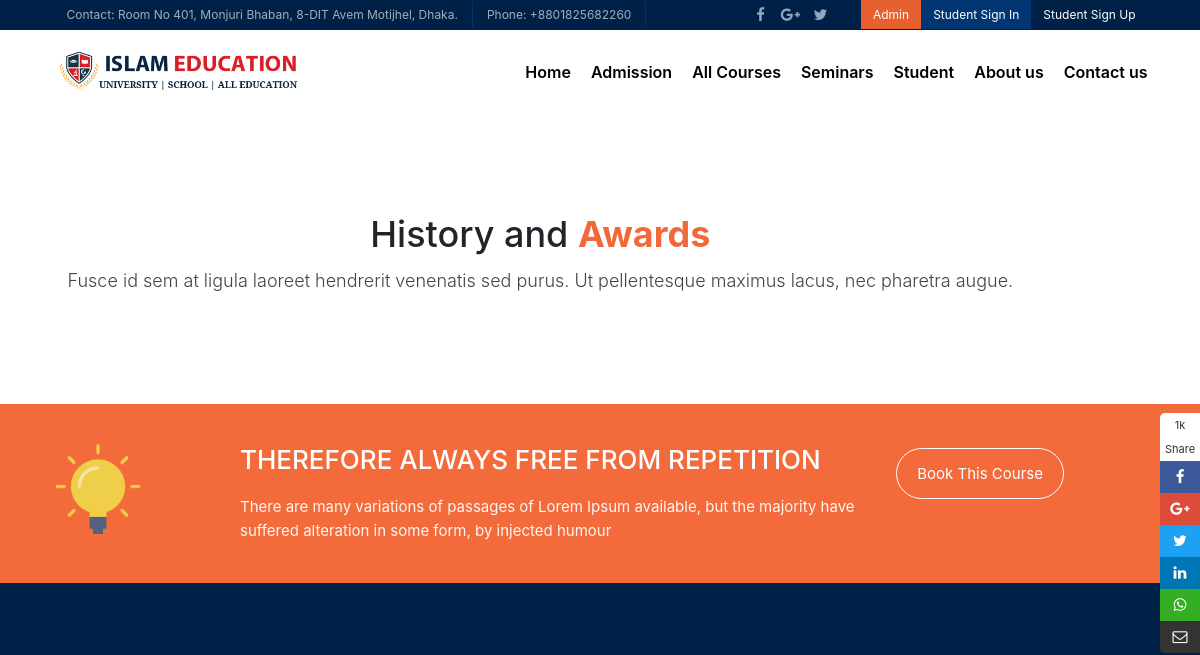
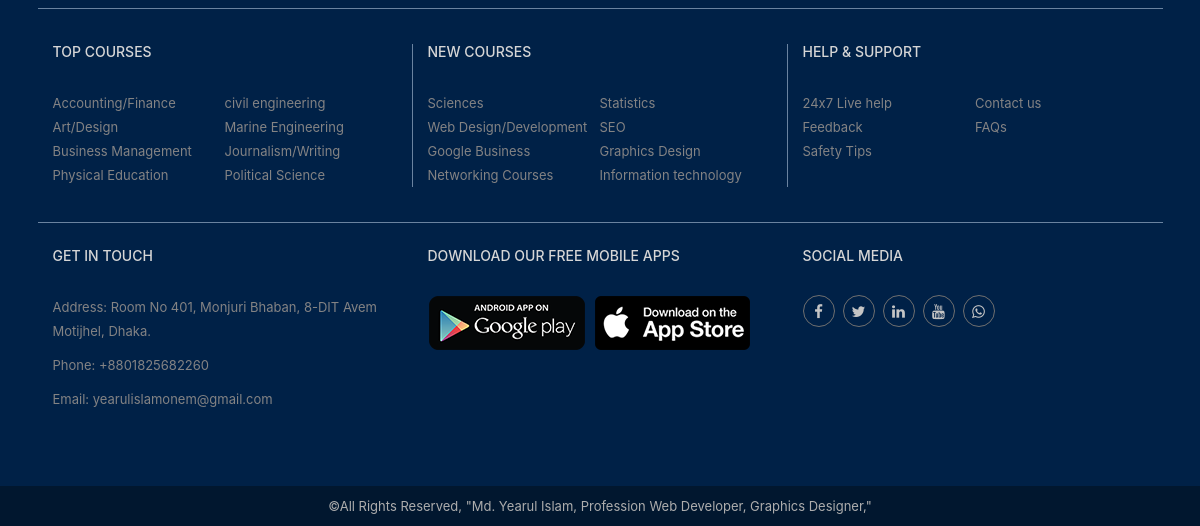
The page /awards.php on the database as committed earlier (2 pictures, top to bottom).
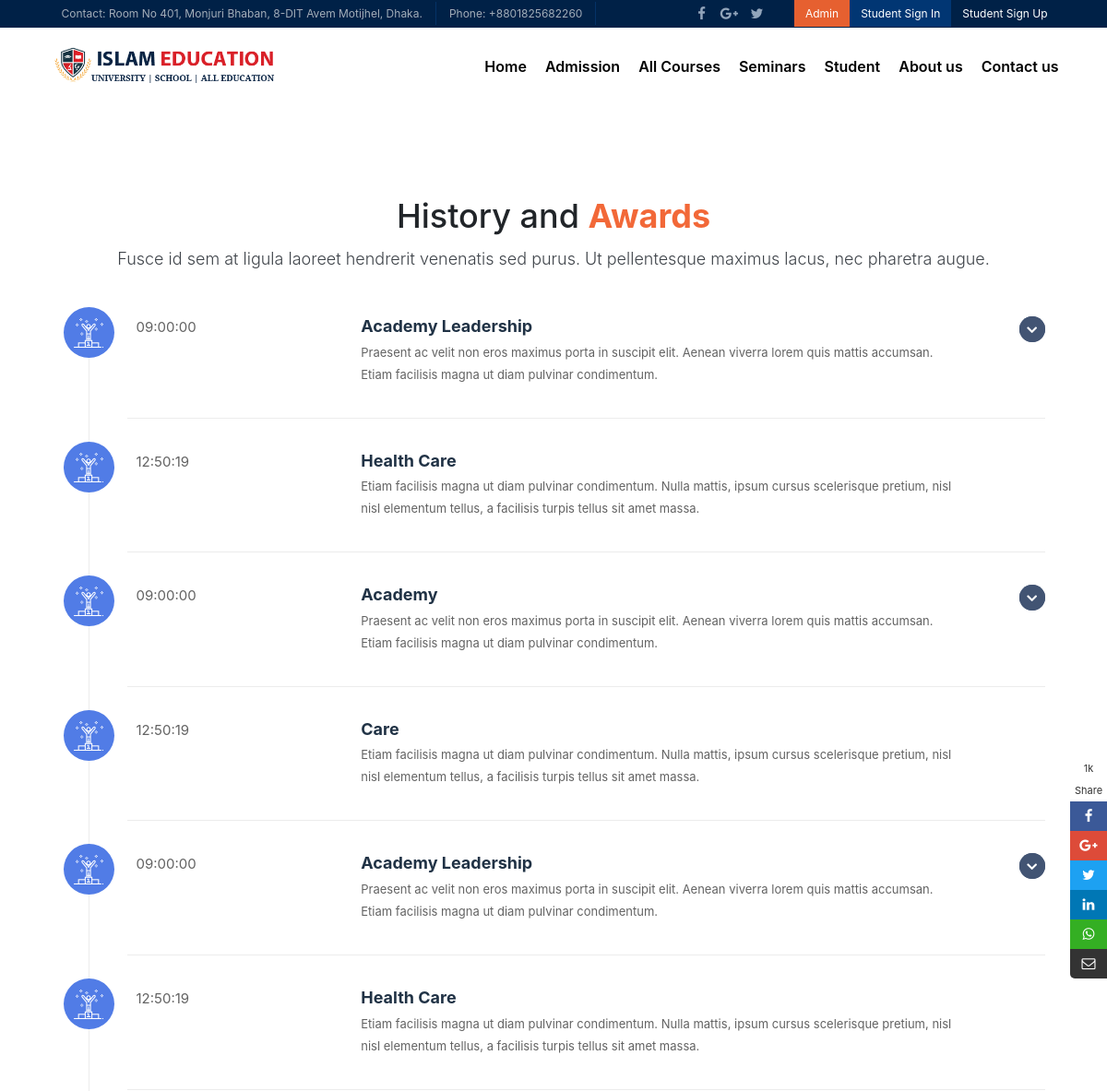
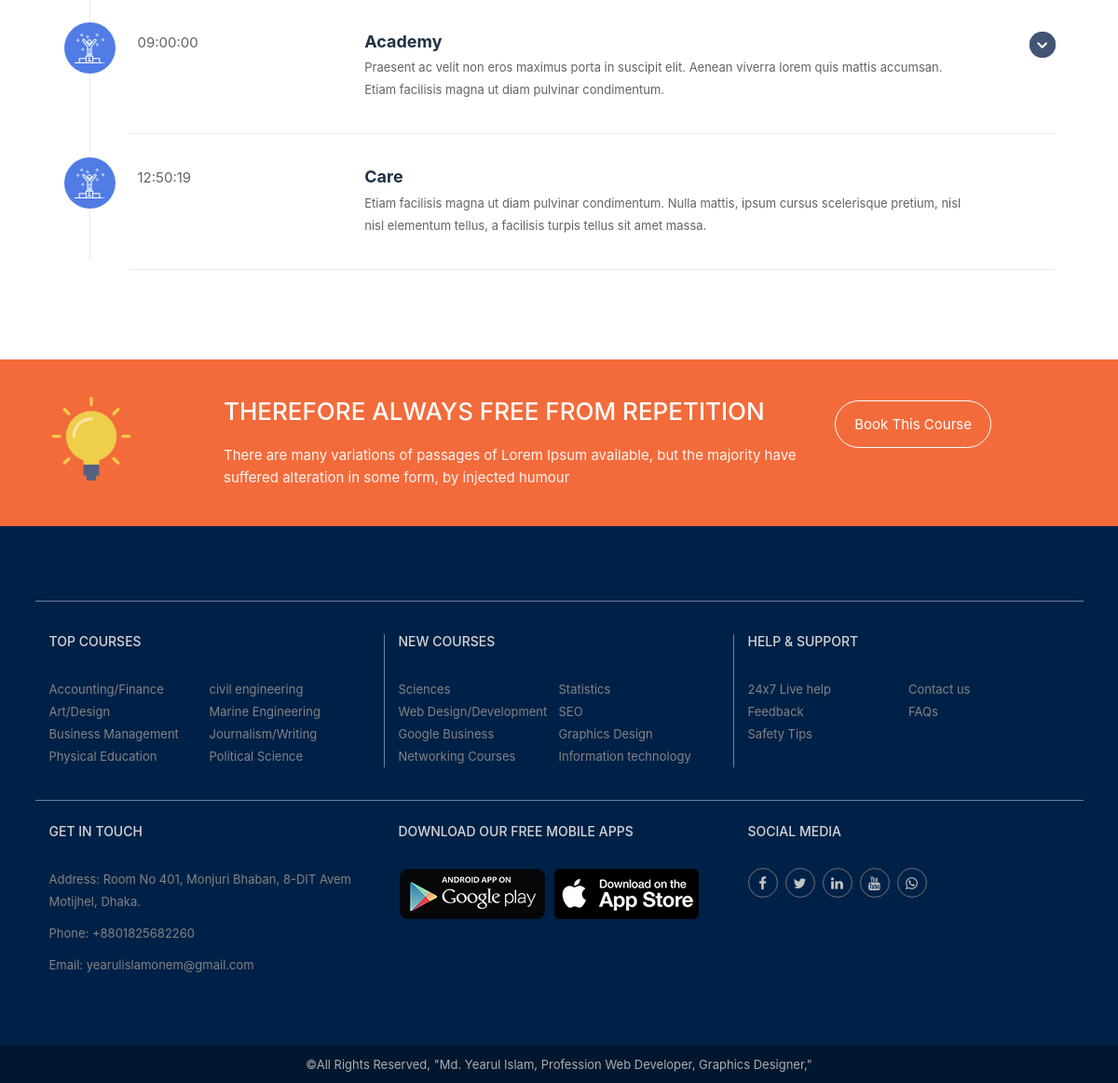
The same page on the database as committed later (2 pictures, top to bottom).
### tables this page shows
CREATE TABLE `awards` (
  `a_id` int(11) NOT NULL,
  `name` varchar(150) NOT NULL,
  `description` varchar(200) NOT NULL,
  `date` date NOT NULL,
  `time` time NOT NULL,
  `toggle1_title` varchar(50) DEFAULT NULL,
  `toggle1_des` varchar(200) DEFAULT NULL,
  `toggle2_title` varchar(50) DEFAULT NULL,
  `toggle2_des` varchar(200) DEFAULT NULL
);

### awards.php (called while the page is built)
<?php
$view = "awards";
include("template.php");
?>

### admin/libraries/database_crud.php (called while the page is built, shortened)
<?php
Class Database{
	public $host   = 'localhost';
	public $user   = 'root';
	public $pass   = "";
	public $dbname = 'school_management_system_2021';
	public $link;
	private function connectDB(){
	$this->link = new mysqli($this->host, $this->user, $this->pass, $this->dbname);
 }
	public function select($query){
		@$result = $this->link->query($query) or die($this->link->error.__LINE__);
		if(@$result->num_rows > 0){
			return $result;
		} else {
			return false;
		}
	}
}

### views/v-awards.php (the view, shortened to what this page needs)
<?php
$awardSQL = "SELECT * FROM awards";
$awards = $crud->select($awardSQL);
?>
<section>
    <div class="container com-sp pad-bot-70">
        <div class="row">
            <div class="cor about-sp">
                <div class="ed-about-tit">
                    <div class="con-title">
                        <h2>History and <span> Awards</span></h2>
                        <p>Fusce id sem at ligula laoreet hendrerit venenatis sed purus. Ut pellentesque maximus lacus,
                            nec pharetra augue.</p>
                    </div>
                </div>
                <div class="s18-age-event l-info-pack-days">
                    <ul>
                        <?php while($award = mysqli_fetch_assoc($awards)){ ?>
                        <li>
                            <div class="age-eve-com age-eve-1">
                                <img src="images/icon/awa/2.png" alt="">
                            </div>
                            <div class="s17-eve-time">
                                <div class="s17-eve-time-tim">
                                    <span><?php echo $award['time']; ?></span>
                                </div>
                                <div class="s17-eve-time-msg">
                                    <h4><?php echo $award['name']; ?></h4>
                                    <p><?php echo $award['description']; ?></p>
                                    <?php if(!$award['toggle1_title'] == NULL && !$award['toggle1_des'] == NULL){ ?>
                                    <a href="#!" class="s17-sprit age-dwarr-btn time-hide-1-btn">
                                    </a>
                                        <?php if(!$award['toggle2_title'] == NULL && !$award['toggle2_des'] == NULL){ ?>
                                        <a href="#!" class="s17-sprit age-dwarr-btn time-hide-1-btn">
                                            <i class="fa fa-angle-down"></i>
                                        </a>
                                        <?php } ?>
                                    <?php } ?>
                                </div>
                            </div>
                        </li>
                        <?php } ?>
                    </ul>
                </div>
                <div class="ed-about-sec1">
                    <div class="col-md-6"></div>
                    <div class="col-md-6"></div>
                </div>
            </div>
        </div>
    </div>
</section>

### includes/head.php (shortened to what this page needs)
<!DOCTYPE html>
<html>
<head>
    <link rel="stylesheet" href="assets/css/font-awesome.min.css">
    <link href="assets/css/materialize.css" rel="stylesheet">
    <link href="assets/css/bootstrap.css" rel="stylesheet" />
    <link href="assets/css/style.css" rel="stylesheet" />
    <link href="assets/css/style-mob.css" rel="stylesheet" />
     <link rel="stylesheet" href="https://cdn.jsdelivr.net/npm/bootstrap@4.5.3/dist/css/bootstrap.min.css">
</head>

### template.php (shortened to what this page needs)
<?php
  include("admin/libraries/database_crud.php");
  $crud = new Database();
?>
<?php include_once("includes/head.php"); ?>
<body>
        <section>
            <?php include_once("includes/top_bar.php"); ?>
            <?php include_once("includes/menu.php"); ?>
        </section>
        <?php
            if(isset($view)){
                if($view == 'index'){
                    include("views/v-index.php");
                }
                elseif($view == 'about'){
                    include("views/v-about.php");
                }
                elseif($view == 'dashboard'){
                    include("views/v-dashboard.php");
                }
                elseif($view == 'admission'){
                    include("views/v-admission.php");
                }
                elseif($view == 'all-course'){
                    include("views/v-all-courses.php");
                }
                elseif($view == 'course-details'){
                    include("views/v-course-details.php");
                }
                elseif($view == 'seminars'){
                    include("views/v-seminars.php");
                }
                elseif($view == 'contact-us'){
                    include("views/v-contact-us.php");
                }
                elseif($view == 'seminars-details'){
                    include("views/v-seminar-details.php");
                }
                elseif($view == 'seminars-registration'){
                    include("views/v-seminar-register.php");
                }
                elseif($view == 'awards'){
                    include("views/v-awards.php");
                }
                elseif($view == 'research'){
                    include("views/v-research.php");
                }
                elseif($view == 'db-time-line'){
                    include("views/v-db-time-line.php");
                }
                elseif($view == 'db-profile'){
                    include("views/v-db-profile.php");
                }
                elseif($view == 'db-exams'){
                    include("views/v-db-exams.php");
                }
                elseif($view == 'db-courses'){
                    include("views/v-db-courses.php");
                }
                elseif($view == 'student_login'){
                    include("views/v-std_login.php");
                }
                elseif($view == 'std-signup'){
                    include("views/v-std_signup.php");
                }
                elseif($view == 'std-forget'){
                    include("views/v-std_forget.php");
                }
                elseif($view == 'std-reset-pass'){
                    include("views/v-std-reset_password.php");
                }
            }
        ?>
        <?php include_once("includes/footer_course_booking.php"); ?>
        <?php include_once("includes/footer.php"); ?>
        <?php include_once("includes/social_media_share_right.php"); ?>
        <?php include_once("includes/copy_right.php"); ?>
</body>
</html>

### includes/top_bar.php
<div class="ed-top">
    <div class="container">
        <div class="row">
            <div class="col-md-12">
                <div class="ed-com-t1-left">
                    <ul>
                        <li><a href="#">Contact: Room No 401, Monjuri Bhaban, 8-DIT Avem Motijhel, Dhaka.</a>
                        </li>
                        <li><a href="#">Phone: +8801825682260</a>
                        </li>
                    </ul>
                </div>
                <div class="ed-com-t1-right">
                    <ul>
                        <li><a href="admin/" id="top_singin">Admin</a>
                        </li>
                        <li><a href="std-login.php" id="top_singin">Student Sign In</a>
                        </li>
                        <li><a href="std_signup.php" id="t">Student Sign Up</a>
                        </li>
                    </ul>
                </div>
                <div class="ed-com-t1-social">
                    <ul>
                        <li><a href="https://www.facebook.com/yearulislamonem" target="_blank"><i class="fa fa-facebook"
                                    aria-hidden="true"></i></a>
                        </li>
                        <li><a href="#"><i class="fa fa-google-plus" aria-hidden="true"></i></a>
                        </li>
                        <li><a href="https://twitter.com/PcYearul" target="_blank"><i class="fa fa-twitter"
                                    aria-hidden="true"></i></a>
                        </li>
                    </ul>
                </div>
            </div>
        </div>
    </div>
</div>

### includes/menu.php (shortened to what this page needs)
<div class="top-logo" data-spy="affix" data-offset-top="250">
    <div class="container">
        <div class="row">
            <div class="col-md-12">
                <div class="wed-logo">
                    <a href="index.php"><img src="assets/images/logo.png" alt="" />
                    </a>
                </div>
                <div class="main-menu">
                    <ul>
                        <li><a href="index.php">Home</a>
                        </li>
                        <li class="admi-menu">
                            <a href="admission.php" class="mm-arr">Admission</a>
                        </li>
                        <li><a href="all-course.php">All Courses</a></li>
                        <li><a href="seminars.php">Seminars</a>
                        </li>
                        <li><a href="std-login.php">Student</a>
                        <li class="about-menu">
                            <a href="about.php" class="mm-arr">About us</a>
                        </li>
                        </li>
                        <li><a href="contact-us.php">Contact us</a>
                        </li>
                    </ul>
                </div>
            </div>
        </div>
    </div>
</div>

### includes/footer_course_booking.php
<section>
        <div class="full-bot-book">
            <div class="container">
                <div class="row">
                    <div class="bot-book">
                        <div class="col-md-2 bb-img">
                            <img src="assets/images/3.png" alt="">
                        </div>
                        <div class="col-md-7 bb-text">
                            <h4>therefore always free from repetition</h4>
                            <p>There are many variations of passages of Lorem Ipsum available, but the majority have suffered alteration in some form, by injected humour</p>
                        </div>
                        <div class="col-md-3 bb-link">
                            <a href="all-course.php">Book This Course</a>
                        </div>
                    </div>
                </div>
            </div>
        </div>
    </section>

### includes/footer.php
<section class="wed-hom-footer">
        <div class="container">
            <div class="row wed-foot-link">
                <div class="col-md-4 foot-tc-mar-t-o">
                    <h4>Top Courses</h4>
                    <ul>
                        <li><a href="all-course.php">Accounting/Finance</a></li>
                        <li><a href="#">civil engineering</a></li>
                        <li><a href="#">Art/Design</a></li>
                        <li><a href="#">Marine Engineering</a></li>
                        <li><a href="#">Business Management</a></li>
                        <li><a href="#">Journalism/Writing</a></li>
                        <li><a href="#">Physical Education</a></li>
                        <li><a href="#">Political Science</a></li>
                    </ul>
                </div>
                <div class="col-md-4">
                    <h4>New Courses</h4>
                    <ul>
                        <li><a href="#">Sciences</a></li>
                        <li><a href="#">Statistics</a></li>
                        <li><a href="#">Web Design/Development</a></li>
                        <li><a href="#">SEO</a></li>
                        <li><a href="#">Google Business</a></li>
                        <li><a href="#">Graphics Design</a></li>
                        <li><a href="#">Networking Courses</a></li>
                        <li><a href="#">Information technology</a></li>
                    </ul>
                </div>
                <div class="col-md-4">
                    <h4>HELP & SUPPORT</h4>
                    <ul>
                        <li><a href="#">24x7 Live help</a>
                        </li>
                        <li><a href="contact-us.php">Contact us</a>
                        </li>
                        <li><a href="#">Feedback</a>
                        </li>
                        <li><a href="#">FAQs</a>
                        </li>
                        <li><a href="#">Safety Tips</a>
                        </li>
                    </ul>
                </div>
            </div>
            <div class="row wed-foot-link-1">
                <div class="col-md-4 foot-tc-mar-t-o">
                    <h4>Get In Touch</h4>
                    <p>Address: Room No 401, Monjuri Bhaban, 8-DIT Avem Motijhel, Dhaka.</p>
                    <p>Phone: <a href="#!">+8801825682260</a></p>
                    <p>Email: <a href="#!">yearulislamonem@gmail.com</a></p>
                </div>
                <div class="col-md-4">
                    <h4>DOWNLOAD OUR FREE MOBILE APPS</h4>
                    <ul>
                        <li><a href="#"><span class="sprite sprite-android"></span></a>
                        </li>
                        <li><a href="#"><span class="sprite sprite-ios"></span></a>
                        </li>
                    </ul>
                </div>
                <div class="col-md-4">
                    <h4>SOCIAL MEDIA</h4>
                    <ul>
                        <li>
                            <a href="https://www.facebook.com/yearulislamonem" target="_blank"><i class="fa fa-facebook" aria-hidden="true"></i></a>
                        </li>
                        <li>
                            <a href="https://twitter.com/PcYearul"><i class="fa fa-twitter" aria-hidden="true" target="_blank"></i></a>
                        </li>
                        <li>
                            <a href="https://www.linkedin.com/in/islam-yearul-programmer/" target="_blank"><i class="fa fa-linkedin" aria-hidden="true"></i></a>
                        </li>
                        <li><a href="#"><i class="fa fa-youtube" aria-hidden="true"></i></a>
                        </li>
                        <li><a href="#"><i class="fa fa-whatsapp" aria-hidden="true"></i></a>
                        </li>
                    </ul>
                </div>
            </div>
        </div>
    </section>

### includes/social_media_share_right.php
<section>
        <div class="icon-float">
            <ul>
                <li><a href="#" class="sh">1k <br> Share</a> </li>
                <li><a href="https://www.facebook.com/yearulislamonem" class="fb1" target="_blank"><i class="fa fa-facebook" aria-hidden="true"></i></a> </li>
                <li><a href="#" class="gp1"><i class="fa fa-google-plus" aria-hidden="true"></i></a> </li>
                <li><a href="https://twitter.com/PcYearul" class="tw1" target="_blank"><i class="fa fa-twitter" aria-hidden="true"></i></a> </li>
                <li><a href="https://www.linkedin.com/in/islam-yearul-programmer/" target="_blank" class="li1"><i class="fa fa-linkedin" aria-hidden="true"></i></a> </li>
                <li><a href="https://api.whatsapp.com/send?phone=+8801825682260&text=urlencodedtext" class="wa1"><i class="fa fa-whatsapp" aria-hidden="true"></i></a> </li>
                <li><a href="#" class="sh1"><i class="fa fa-envelope-o" aria-hidden="true"></i></a> </li>
            </ul>
        </div>
    </section>

### includes/copy_right.php
<section class="wed-rights ">
    <div class="container">
        <div class="row">
            <div class="copy-right col-md-12">
               <p>&copy;All Rights Reserved, "Md. Yearul Islam, Profession Web Developer, Graphics Designer,"</p>
            </div>
        </div>
    </div>
</section>

Rows that differ between the two databases and show on the page:
added awards: time "09:00:00", name "Academy Leadership", description "Praesent ac velit non eros maximus porta in suscipit elit. Aenean viverra lorem quis mattis accumsan. Etiam facilisis magna ut diam pulvinar condimentum."
added awards: time "12:50:19", name "Health Care", description "Etiam facilisis magna ut diam pulvinar condimentum. Nulla mattis, ipsum cursus scelerisque pretium, nisl nisl elementum tellus, a facilisis turpis tellus sit amet massa."
added awards: time "09:00:00", name "Academy", description "Praesent ac velit non eros maximus porta in suscipit elit. Aenean viverra lorem quis mattis accumsan. Etiam facilisis magna ut diam pulvinar condimentum."
added awards: time "12:50:19", name "Care", description "Etiam facilisis magna ut diam pulvinar condimentum. Nulla mattis, ipsum cursus scelerisque pretium, nisl nisl elementum tellus, a facilisis turpis tellus sit amet massa."
added awards: time "09:00:00", name "Academy Leadership", description "Praesent ac velit non eros maximus porta in suscipit elit. Aenean viverra lorem quis mattis accumsan. Etiam facilisis magna ut diam pulvinar condimentum."
added awards: time "12:50:19", name "Health Care", description "Etiam facilisis magna ut diam pulvinar condimentum. Nulla mattis, ipsum cursus scelerisque pretium, nisl nisl elementum tellus, a facilisis turpis tellus sit amet massa."
added awards: time "09:00:00", name "Academy", description "Praesent ac velit non eros maximus porta in suscipit elit. Aenean viverra lorem quis mattis accumsan. Etiam facilisis magna ut diam pulvinar condimentum."
added awards: time "12:50:19", name "Care", description "Etiam facilisis magna ut diam pulvinar condimentum. Nulla mattis, ipsum cursus scelerisque pretium, nisl nisl elementum tellus, a facilisis turpis tellus sit amet massa."
